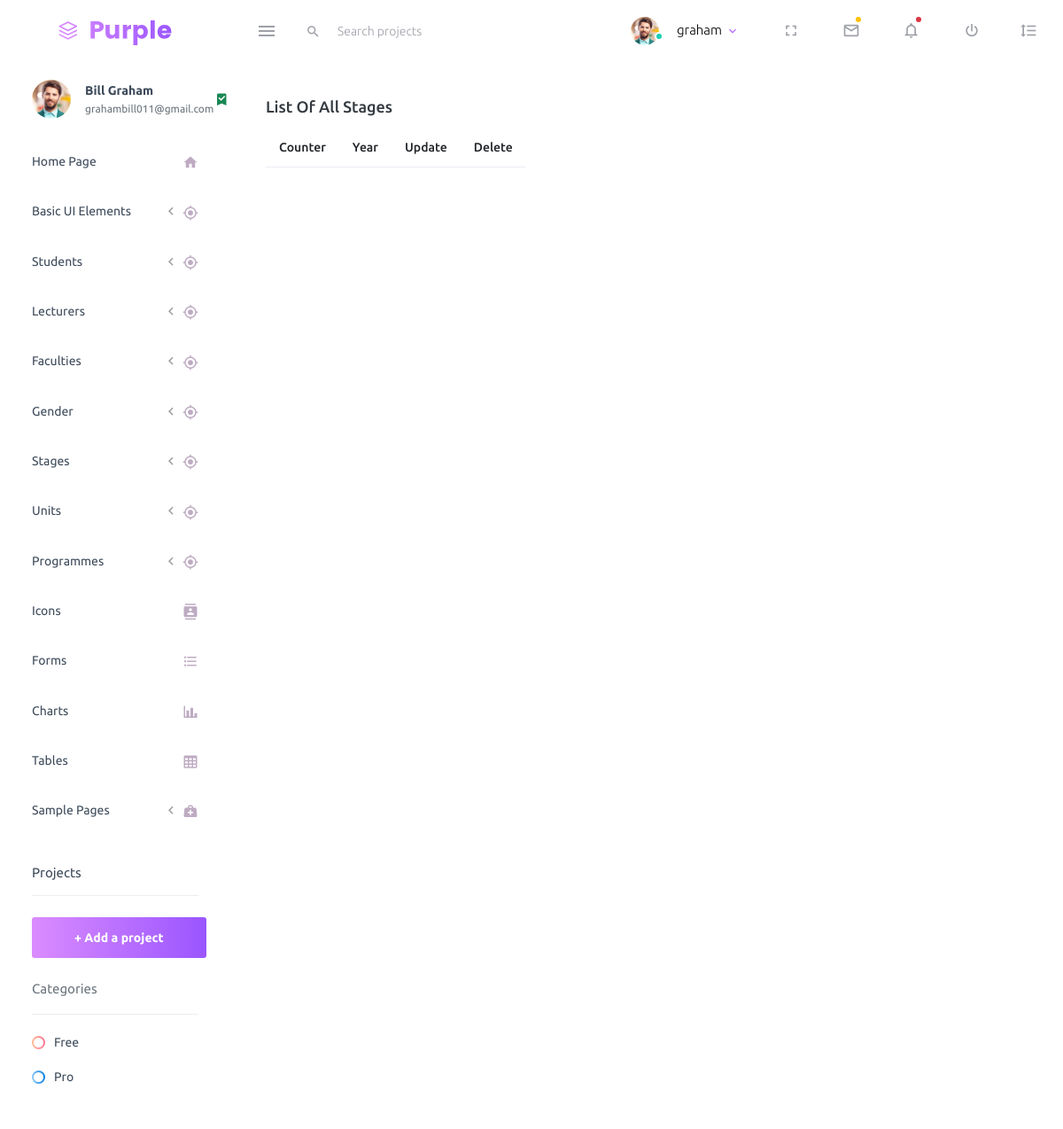
/school/list-stage/ (signed in), run on an earlier commit of the app's database.
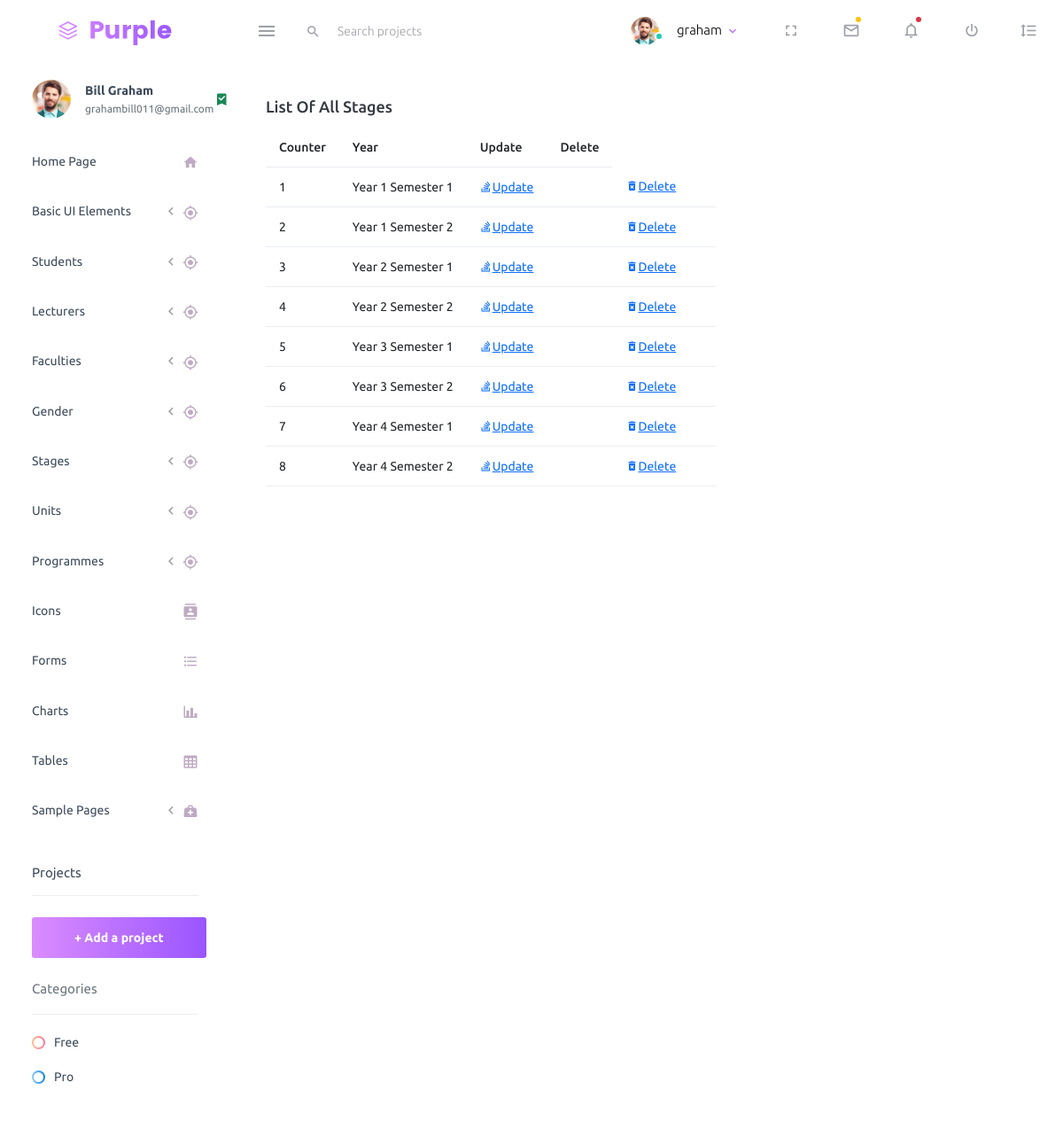
And on a later commit of the database.
### school/models.py (models this page shows, shortened)
class Stages(models.Model):
    year=models.CharField(max_length=255, blank=True, null=True)

### school/views.py (the view)
# urls.py: path('list-stage/', views.ListStage, name='list-stage'),
@login_required
def ListStage(request):
	title = 'List of All Stages'
	queryset = Stages.objects.all()
	context = {
	"title": title,
	"queryset": queryset,
	}
	return render(request, "school/list-stages.html", context)

### school/templates/school/list-stages.html (shortened to what this page needs)
{% extends 'index2.html' %}
{% load static %}
{% block content %}
<div class="row">
    <div class="col-12 grid-margin">
      <div class="card">
        <div class="card-body">
          <h4 class="card-title">{{title}}</h4>
          <div class="table-responsive">
            <table class="table">
              <thead>
                <tr>
                  <th>Counter</th>
                  <th>Year</th>
                  <th>Update</th>
                  <th>Delete</th>
                </tr>
              </thead>
              <tbody>
                {% for instance in queryset %}
                    <tr>
                        <td>{{forloop.counter}}</td>
                        <td>{{instance.year}}</td>
                        <td><a href="{% url 'school:edit-stage' instance.id%}" class="mdi mdi-stack-overflow">Update</a><td>
                        <td><a href="{% url 'school:delete-stage' instance.id%}" class="mdi mdi-delete-forever">Delete</a><td>
                    </tr>
                {% endfor %}
              </tbody>
            </table>
          </div>
        </div>
      </div>
    </div>
  </div>
  {% endblock content %}

### school/templates/index2.html (shortened to what this page needs)
{%load static%}
<!DOCTYPE html>
<html lang="en">
  <head>
    <link rel="stylesheet" href="{% static 'dash/assets/vendors/mdi/css/materialdesignicons.min.css' %}">
    <link rel="stylesheet" href="{% static 'dash/assets/vendors/css/vendor.bundle.base.css' %}">
    <link rel="stylesheet" href="{% static 'dash/assets/css/style.css' %}">
    <link rel="stylesheet" type="text/css" href="{% static 'mine/toastr.min.css' %}" media="all">
  </head>
  <body>
    <div class="container-scroller">
      {% include 'navbar.html' %}
      <div class="container-fluid page-body-wrapper">
        {% include 'side_bar.html' %}
        {% block content %}
        {% endblock content %}
      </div>
    </div>
  </body>
</html>

### school/templates/navbar.html (shortened to what this page needs)
      {% load static %}
      <nav class="navbar default-layout-navbar col-lg-12 col-12 p-0 fixed-top d-flex flex-row">
        <div class="text-center navbar-brand-wrapper d-flex align-items-center justify-content-center">
          <a class="navbar-brand brand-logo" href="/"><img src="{% static 'dash/assets/images/logo.svg' %}" alt="logo" /></a>
        </div>
        <div class="navbar-menu-wrapper d-flex align-items-stretch">
          <button class="navbar-toggler navbar-toggler align-self-center" type="button" data-toggle="minimize">
            <span class="mdi mdi-menu"></span>
          </button>
          <div class="search-field d-none d-md-block">
            <form class="d-flex align-items-center h-100" action="#">
              <div class="input-group">
                <div class="input-group-prepend bg-transparent">
                  <i class="input-group-text border-0 mdi mdi-magnify"></i>
                </div>
                <input type="text" class="form-control bg-transparent border-0" placeholder="Search projects">
              </div>
            </form>
          </div>
          <ul class="navbar-nav navbar-nav-right">
            <li class="nav-item nav-profile dropdown">
              <a class="nav-link dropdown-toggle" id="profileDropdown" href="#" data-bs-toggle="dropdown" aria-expanded="false">
                <div class="nav-profile-img">
                  <img src="{% static 'dash/assets/images/faces/face1.jpg' %}" alt="image">
                  <span class="availability-status online"></span>
                </div>
                <div class="nav-profile-text">
                  <p class="mb-1 text-black">{{request.user}}</p>
                </div>
              </a>
            </li>
            <li class="nav-item d-none d-lg-block full-screen-link">
              <a class="nav-link">
                <i class="mdi mdi-fullscreen" id="fullscreen-button"></i>
              </a>
            </li>
            <li class="nav-item dropdown">
              <a class="nav-link count-indicator dropdown-toggle" id="messageDropdown" href="#" data-bs-toggle="dropdown" aria-expanded="false">
                <i class="mdi mdi-email-outline"></i>
                <span class="count-symbol bg-warning"></span>
              </a>
            </li>
            <li class="nav-item dropdown">
              <a class="nav-link count-indicator dropdown-toggle" id="notificationDropdown" href="#" data-bs-toggle="dropdown">
                <i class="mdi mdi-bell-outline"></i>
                <span class="count-symbol bg-danger"></span>
              </a>
            </li>
            <li class="nav-item nav-logout d-none d-lg-block">
              <a class="nav-link" href="#">
                <i class="mdi mdi-power"></i>
              </a>
            </li>
            <li class="nav-item nav-settings d-none d-lg-block">
              <a class="nav-link" href="#">
                <i class="mdi mdi-format-line-spacing"></i>
              </a>
            </li>
          </ul>
        </div>
      </nav>

### school/templates/side_bar.html (shortened to what this page needs)
        {% load static %}
        <nav class="sidebar sidebar-offcanvas" id="sidebar">
            <ul class="nav">
              <li class="nav-item nav-profile">
                <a href="#" class="nav-link">
                  <div class="nav-profile-image">
                    <img src="{% static 'dash/assets/images/faces/face1.jpg' %}" alt="profile">
                  </div>
                  <div class="nav-profile-text d-flex flex-column">
                    <span class="font-weight-bold mb-2">{{request.user.first_name}} {{request.user.last_name}}</span>
                    <span class="text-secondary text-small">{{request.user.email}}</span>
                  </div>
                  <i class="mdi mdi-bookmark-check text-success nav-profile-badge"></i>
                </a>
              </li>
              <li class="nav-item">
                <a class="nav-link" href="{% url 'home' %}">
                  <span class="menu-title">Home Page</span>
                  <i class="mdi mdi-home menu-icon"></i>
                </a>
              </li>
              <li class="nav-item">
                <a class="nav-link" data-bs-toggle="collapse" href="#ui-basic" aria-expanded="false" aria-controls="ui-basic">
                  <span class="menu-title">Basic UI Elements</span>
                  <i class="menu-arrow"></i>
                  <i class="mdi mdi-crosshairs-gps menu-icon"></i>
                </a>
              </li>
              <li class="nav-item">
                <a class="nav-link" data-bs-toggle="collapse" href="#students" aria-expanded="false" aria-controls="ui-basic">
                  <span class="menu-title">Students</span>
                  <i class="menu-arrow"></i>
                  <i class="mdi mdi-crosshairs-gps menu-icon"></i>
                </a>
              </li>
              <li class="nav-item">
                <a class="nav-link" data-bs-toggle="collapse" href="#lecs" aria-expanded="false" aria-controls="ui-basic">
                  <span class="menu-title">Lecturers</span>
                  <i class="menu-arrow"></i>
                  <i class="mdi mdi-crosshairs-gps menu-icon"></i>
                </a>
              </li>
              <li class="nav-item">
                <a class="nav-link" data-bs-toggle="collapse" href="#faccs" aria-expanded="false" aria-controls="ui-basic">
                  <span class="menu-title">Faculties</span>
                  <i class="menu-arrow"></i>
                  <i class="mdi mdi-crosshairs-gps menu-icon"></i>
                </a>
              </li>
              <li class="nav-item">
                <a class="nav-link" data-bs-toggle="collapse" href="#gender" aria-expanded="false" aria-controls="ui-basic">
                  <span class="menu-title">Gender</span>
                  <i class="menu-arrow"></i>
                  <i class="mdi mdi-crosshairs-gps menu-icon"></i>
                </a>
              </li>
              <li class="nav-item">
                <a class="nav-link" data-bs-toggle="collapse" href="#stages" aria-expanded="false" aria-controls="ui-basic">
                  <span class="menu-title">Stages</span>
                  <i class="menu-arrow"></i>
                  <i class="mdi mdi-crosshairs-gps menu-icon"></i>
                </a>
              </li>
              <li class="nav-item">
                <a class="nav-link" data-bs-toggle="collapse" href="#units" aria-expanded="false" aria-controls="ui-basic">
                  <span class="menu-title">Units</span>
                  <i class="menu-arrow"></i>
                  <i class="mdi mdi-crosshairs-gps menu-icon"></i>
                </a>
              </li>
              <li class="nav-item">
                <a class="nav-link" data-bs-toggle="collapse" href="#programmes" aria-expanded="false" aria-controls="ui-basic">
                  <span class="menu-title">Programmes</span>
                  <i class="menu-arrow"></i>
                  <i class="mdi mdi-crosshairs-gps menu-icon"></i>
                </a>
              </li>
              <li class="nav-item">
                <a class="nav-link" href="{% static 'dash/pages/icons/mdi.html' %}">
                  <span class="menu-title">Icons</span>
                  <i class="mdi mdi-contacts menu-icon"></i>
                </a>
              </li>
              <li class="nav-item">
                <a class="nav-link" href="{% static 'dash/pages/forms/basic_elements.html' %}">
                  <span class="menu-title">Forms</span>
                  <i class="mdi mdi-format-list-bulleted menu-icon"></i>
                </a>
              </li>
              <li class="nav-item">
                <a class="nav-link" href="{% static 'dash/pages/charts/chartjs.html' %}">
                  <span class="menu-title">Charts</span>
                  <i class="mdi mdi-chart-bar menu-icon"></i>
                </a>
              </li>
              <li class="nav-item">
                <a class="nav-link" href="{% static 'dash/pages/tables/basic-table.html' %}">
                  <span class="menu-title">Tables</span>
                  <i class="mdi mdi-table-large menu-icon"></i>
                </a>
              </li>
              <li class="nav-item">
                <a class="nav-link" data-bs-toggle="collapse" href="#general-pages" aria-expanded="false" aria-controls="general-pages">
                  <span class="menu-title">Sample Pages</span>
                  <i class="menu-arrow"></i>
                  <i class="mdi mdi-medical-bag menu-icon"></i>
                </a>
              </li>
              <li class="nav-item sidebar-actions">
                <span class="nav-link">
                  <div class="border-bottom">
                    <h6 class="font-weight-normal mb-3">Projects</h6>
                  </div>
                  <button class="btn btn-block btn-lg btn-gradient-primary mt-4">+ Add a project</button>
                  <div class="mt-4">
                    <div class="border-bottom">
                      <p class="text-secondary">Categories</p>
                    </div>
                    <ul class="gradient-bullet-list mt-4">
                      <li>Free</li>
                      <li>Pro</li>
                    </ul>
                  </div>
                </span>
              </li>
            </ul>
          </nav>

What changed in the data, as far as the page shows it:
added Stages: year "Year 1 Semester 1"
added Stages: year "Year 1 Semester 2"
added Stages: year "Year 2 Semester 1"
added Stages: year "Year 2 Semester 2"
added Stages: year "Year 3 Semester 1"
added Stages: year "Year 3 Semester 2"
added Stages: year "Year 4 Semester 1"
added Stages: year "Year 4 Semester 2"
